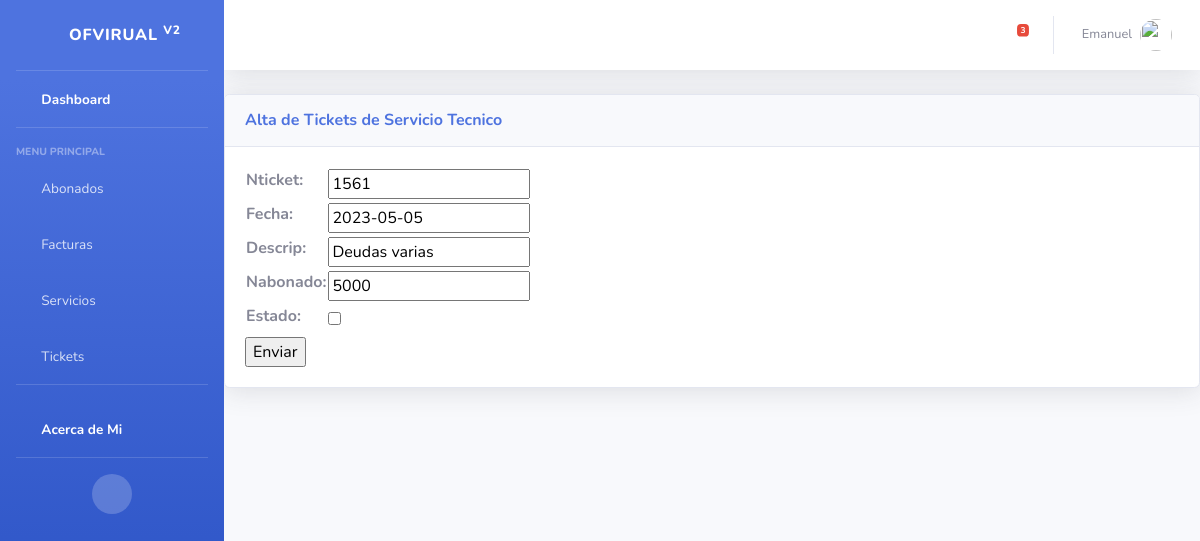
The page /aplicacion/updateTicket/1/ (signed in) on the database its author committed.
### aplicacion/models.py (models this page shows, shortened)
class Tickets(models.Model):
    nTicket = models.IntegerField()
    fecha = models.DateField()
    descrip = models.CharField(max_length=200)
    nAbonado = models.IntegerField()
    estado = models.BooleanField()

### aplicacion/views.py (the view)
# urls.py: path('updateTicket/<idTicket>/', updateTicket, name="updateTicket"),
@login_required
def updateTicket(request, idTicket):
    ticket = Tickets.objects.get(id=idTicket)
    if request.method == "POST":
        miForm = AltaTickets(request.POST)
        if miForm.is_valid():
            ticket.nTicket = miForm.cleaned_data.get('nTicket')
            ticket.fecha = miForm.cleaned_data.get('fecha')
            ticket.descrip = miForm.cleaned_data.get('descrip')
            ticket.nAbonado = miForm.cleaned_data.get('nAbonado')
            ticket.estado = miForm.cleaned_data.get('estado')
            ticket.save()
            return redirect(reverse_lazy('tickets'))
    else:
        miForm = AltaTickets(initial={
        'nTicket': ticket.nTicket,
        'fecha': ticket.fecha,
        'descrip': ticket.descrip,
        'nAbonado': ticket.nAbonado,
        'estado': ticket.estado,
        })
    return render(request, "aplicacion/altaTickets.html", {'form': miForm})

### aplicacion/forms.py
class AltaTickets(forms.Form):
    nTicket = forms.IntegerField()
    fecha = forms.DateField()
    descrip = forms.CharField(max_length=200)
    nAbonado = forms.IntegerField()
    estado = forms.BooleanField(required=False)

### aplicacion/templates/aplicacion/altaTickets.html (shortened to what this page needs)
{% extends 'aplicacion/home.html' %}
{% block contenido %}
<div class="services-table-container">
    <div class="card shadow mb-4">
        <div class="card-header py-3">
            <h6 class="m-0 font-weight-bold text-primary">Alta de Tickets de Servicio Tecnico</h6>
        </div>
        <div class="card-body">
<div class="search-form-container">
    <form action="" method="post">
        <table>
            {{ form.as_table }}
        </table>
        <input type="submit" value="Enviar">
    </form>
</div>
</div>
{% endblock contenido %}

### aplicacion/templates/aplicacion/home.html (shortened to what this page needs)
<!DOCTYPE html>
<html lang="es">
<head>
    {% load static %}
    <link href="{% static 'vendor/fontawesome-free/css/all.min.css' %}" rel="stylesheet" type="text/css">
    <link href="{% static 'css/sb-admin-2.min.css' %}" rel="stylesheet">
</head>
<body id="page-top">
    <div id="wrapper">
        <ul class="navbar-nav bg-gradient-primary sidebar sidebar-dark accordion" id="accordionSidebar">
            <a class="sidebar-brand d-flex align-items-center justify-content-center">
                <div class="sidebar-brand-icon rotate-n-15">
                    <i class="fas fa-laugh-wink"></i>
                </div>
                <div class="sidebar-brand-text mx-3">OfVirual <sup>v2</sup></div>
            </a>
            {% if user.is_authenticated %}
            <hr class="sidebar-divider my-0">
            <li class="nav-item active">
                <a class="nav-link" href="{% url 'home' %}">
                    <i class="fas fa-fw fa-tachometer-alt"></i>
                    <span>Dashboard</span></a>
            </li>
            <hr class="sidebar-divider">
            <div class="sidebar-heading">
                Menu Principal
            </div>
            <li class="nav-item">
                <a class="nav-link collapsed" href="#" data-toggle="collapse" data-target="#collapsePages"
                    aria-expanded="true" aria-controls="collapsePages">
                    <i class="fas fa-fw fa-users"></i>
                    <span>Abonados</span>
                </a>
            </li>
            <li class="nav-item">
                <a class="nav-link collapsed" href="#" data-toggle="collapse" data-target="#collapseTwo"
                    aria-expanded="true" aria-controls="collapseTwo">
                    <i class="fas fa-fw fa-bars"></i>
                    <span>Facturas</span>
                </a>
            </li>
            <li class="nav-item">
                <a class="nav-link collapsed" href="#" data-toggle="collapse" data-target="#collapseUtilities"
                    aria-expanded="true" aria-controls="collapseUtilities">
                    <i class="fas fa-fw fa-desktop"></i>
                    <span>Servicios</span>
                </a>
            </li>
            <li class="nav-item">
                <a class="nav-link collapsed" href="#" data-toggle="collapse" data-target="#collapseTicket"
                    aria-expanded="true" aria-controls="collapseTicket">
                    <i class="fas fa-fw fa-wrench"></i>
                    <span>Tickets</span>
                </a>
            </li>
            <hr class="sidebar-divider">
            <li class="nav-item active">
                <a class="nav-link" href="{% url 'acerca' %}">
                <i class="fas fa-fw fa-male"></i>
                <span>Acerca de Mi</span></a>
            </li>
            {% endif %}
            <hr class="sidebar-divider d-none d-md-block">
            <div class="text-center d-none d-md-inline">
                <button class="rounded-circle border-0" id="sidebarToggle"></button>
            </div>
        </ul>
        <div id="content-wrapper" class="d-flex flex-column">
            <div id="content">
                <nav class="navbar navbar-expand navbar-light bg-white topbar mb-4 static-top shadow">
                    <ul class="navbar-nav ml-auto">
                        <li class="nav-item dropdown no-arrow mx-1">
                            <a class="nav-link dropdown-toggle" href="#" id="alertsDropdown" role="button"
                                data-toggle="dropdown" aria-haspopup="true" aria-expanded="false">
                                <i class="fas fa-bell fa-fw"></i>
                                <span class="badge badge-danger badge-counter">3</span>
                            </a>
                        </li>
                        <li class="nav-item dropdown no-arrow">
                            <a class="nav-link dropdown-toggle" href="#" id="userDropdown" role="button"
                                data-toggle="dropdown" aria-haspopup="true" aria-expanded="false">
                                <span class="mr-2 d-none d-lg-inline text-gray-600 small">{{user.username}}</span>
                                <img class="img-profile rounded-circle"
                                    src="{{ request.session.avatar }}" >
                            </a>
                        </li>
                    </ul>
                </nav>
        {% block contenido%}{% endblock contenido%}
    </div>
</body>
</html>

### rows shown on the page
Tickets: nTicket "1561", fecha "2023-05-05", descrip "Deudas varias", nAbonado "5000"

### other values the page prints
{{ user.username }} "Emanuel"
